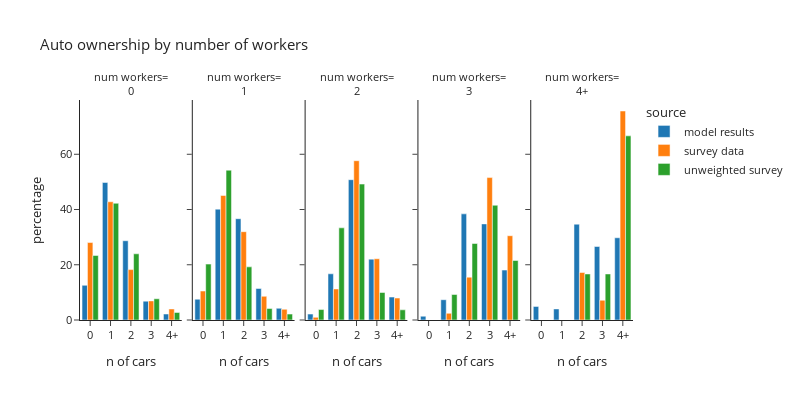

Notebook source saved alongside this figure:
### Code cell
plot_auto(hh_data,'num_workers_simple','number of workers','num workers')

### Figure 1 — Plotly figure (JSON) as saved in the notebook; plotly's stock layout.template omitted (floating-point values rounded to 4 significant figures)
{"data": [{"alignmentgroup": "True", "hovertemplate": "source=model results<br>num_workers_simple=0<br>auto_ownership_simple=%{x}<br>percentage=%{y}<extra></extra>", "legendgroup": "model results", "marker": {"color": "#1F77B4", "pattern": {"shape": ""}}, "name": "model results", "offsetgroup": "model results", "orientation": "v", "showlegend": true, "textposition": "auto", "type": "bar", "x": ["0", "1", "2", "3", "4+"], "xaxis": "x", "y": [12.55, 49.78, 28.69, 6.818, 2.161], "yaxis": "y"}, {"alignmentgroup": "True", "hovertemplate": "source=model results<br>num_workers_simple=1<br>auto_ownership_simple=%{x}<br>percentage=%{y}<extra></extra>", "legendgroup": "model results", "marker": {"color": "#1F77B4", "pattern": {"shape": ""}}, "name": "model results", "offsetgroup": "model results", "orientation": "v", "showlegend": false, "textposition": "auto", "type": "bar", "x": ["0", "1", "2", "3", "4+"], "xaxis": "x2", "y": [7.534, 40.14, 36.67, 11.41, 4.245], "yaxis": "y2"}, {"alignmentgroup": "True", "hovertemplate": "source=model results<br>num_workers_simple=2<br>auto_ownership_simple=%{x}<br>percentage=%{y}<extra></extra>", "legendgroup": "model results", "marker": {"color": "#1F77B4", "pattern": {"shape": ""}}, "name": "model results", "offsetgroup": "model results", "orientation": "v", "showlegend": false, "textposition": "auto", "type": "bar", "x": ["0", "1", "2", "3", "4+"], "xaxis": "x3", "y": [2.14, 16.72, 50.79, 22.04, 8.309], "yaxis": "y3"}, {"alignmentgroup": "True", "hovertemplate": "source=model results<br>num_workers_simple=3<br>auto_ownership_simple=%{x}<br>percentage=%{y}<extra></extra>", "legendgroup": "model results", "marker": {"color": "#1F77B4", "pattern": {"shape": ""}}, "name": "model results", "offsetgroup": "model results", "orientation": "v", "showlegend": false, "textposition": "auto", "type": "bar", "x": ["0", "1", "2", "3", "4+"], "xaxis": "x4", "y": [1.364, 7.345, 38.42, 34.79, 18.07], "yaxis": "y4"}, {"alignmentgroup": "True", "hovertemplate": "source=model results<br>num_workers_simple=4+<br>auto_ownership_simple=%{x}<br>percentage=%{y}<extra></extra>", "legendgroup": "model results", "marker": {"color": "#1F77B4", "pattern": {"shape": ""}}, "name": "model results", "offsetgroup": "model results", "orientation": "v", "showlegend": false, "textposition": "auto", "type": "bar", "x": ["0", "1", "2", "3", "4+"], "xaxis": "x5", "y": [4.922, 4.013, 34.69, 26.61, 29.77], "yaxis": "y5"}, {"alignmentgroup": "True", "hovertemplate": "source=survey data<br>num_workers_simple=0<br>auto_ownership_simple=%{x}<br>percentage=%{y}<extra></extra>", "legendgroup": "survey data", "marker": {"color": "#FF7F0E", "pattern": {"shape": ""}}, "name": "survey data", "offsetgroup": "survey data", "orientation": "v", "showlegend": true, "textposition": "auto", "type": "bar", "x": ["0", "1", "2", "3", "4+"], "xaxis": "x", "y": [28.04, 42.8, 18.25, 6.913, 3.995], "yaxis": "y"}, {"alignmentgroup": "True", "hovertemplate": "source=survey data<br>num_workers_simple=1<br>auto_ownership_simple=%{x}<br>percentage=%{y}<extra></extra>", "legendgroup": "survey data", "marker": {"color": "#FF7F0E", "pattern": {"shape": ""}}, "name": "survey data", "offsetgroup": "survey data", "orientation": "v", "showlegend": false, "textposition": "auto", "type": "bar", "x": ["0", "1", "2", "3", "4+"], "xaxis": "x2", "y": [10.48, 45.08, 31.97, 8.582, 3.877], "yaxis": "y2"}, {"alignmentgroup": "True", "hovertemplate": "source=survey data<br>num_workers_simple=2<br>auto_ownership_simple=%{x}<br>percentage=%{y}<extra></extra>", "legendgroup": "survey data", "marker": {"color": "#FF7F0E", "pattern": {"shape": ""}}, "name": "survey data", "offsetgroup": "survey data", "orientation": "v", "showlegend": false, "textposition": "auto", "type": "bar", "x": ["0", "1", "2", "3", "4+"], "xaxis": "x3", "y": [0.9718, 11.24, 57.67, 22.17, 7.946], "yaxis": "y3"}, {"alignmentgroup": "True", "hovertemplate": "source=survey data<br>num_workers_simple=3<br>auto_ownership_simple=%{x}<br>percentage=%{y}<extra></extra>", "legendgroup": "survey data", "marker": {"color": "#FF7F0E", "pattern": {"shape": ""}}, "name": "survey data", "offsetgroup": "survey data", "orientation": "v", "showlegend": false, "textposition": "auto", "type": "bar", "x": ["1", "2", "3", "4+"], "xaxis": "x4", "y": [2.422, 15.51, 51.56, 30.51], "yaxis": "y4"}, {"alignmentgroup": "True", "hovertemplate": "source=survey data<br>num_workers_simple=4+<br>auto_ownership_simple=%{x}<br>percentage=%{y}<extra></extra>", "legendgroup": "survey data", "marker": {"color": "#FF7F0E", "pattern": {"shape": ""}}, "name": "survey data", "offsetgroup": "survey data", "orientation": "v", "showlegend": false, "textposition": "auto", "type": "bar", "x": ["2", "3", "4+"], "xaxis": "x5", "y": [17.19, 7.152, 75.66], "yaxis": "y5"}, {"alignmentgroup": "True", "hovertemplate": "source=unweighted survey<br>num_workers_simple=0<br>auto_ownership_simple=%{x}<br>percentage=%{y}<extra></extra>", "legendgroup": "unweighted survey", "marker": {"color": "#2CA02C", "pattern": {"shape": ""}}, "name": "unweighted survey", "offsetgroup": "unweighted survey", "orientation": "v", "showlegend": true, "textposition": "auto", "type": "bar", "x": ["0", "1", "2", "3", "4+"], "xaxis": "x", "y": [23.36, 42.26, 23.96, 7.685, 2.73], "yaxis": "y"}, {"alignmentgroup": "True", "hovertemplate": "source=unweighted survey<br>num_workers_simple=1<br>auto_ownership_simple=%{x}<br>percentage=%{y}<extra></extra>", "legendgroup": "unweighted survey", "marker": {"color": "#2CA02C", "pattern": {"shape": ""}}, "name": "unweighted survey", "offsetgroup": "unweighted survey", "orientation": "v", "showlegend": false, "textposition": "auto", "type": "bar", "x": ["0", "1", "2", "3", "4+"], "xaxis": "x2", "y": [20.24, 54.24, 19.23, 4.148, 2.137], "yaxis": "y2"}, {"alignmentgroup": "True", "hovertemplate": "source=unweighted survey<br>num_workers_simple=2<br>auto_ownership_simple=%{x}<br>percentage=%{y}<extra></extra>", "legendgroup": "unweighted survey", "marker": {"color": "#2CA02C", "pattern": {"shape": ""}}, "name": "unweighted survey", "offsetgroup": "unweighted survey", "orientation": "v", "showlegend": false, "textposition": "auto", "type": "bar", "x": ["0", "1", "2", "3", "4+"], "xaxis": "x3", "y": [3.785, 33.37, 49.2, 9.96, 3.685], "yaxis": "y3"}, {"alignmentgroup": "True", "hovertemplate": "source=unweighted survey<br>num_workers_simple=3<br>auto_ownership_simple=%{x}<br>percentage=%{y}<extra></extra>", "legendgroup": "unweighted survey", "marker": {"color": "#2CA02C", "pattern": {"shape": ""}}, "name": "unweighted survey", "offsetgroup": "unweighted survey", "orientation": "v", "showlegend": false, "textposition": "auto", "type": "bar", "x": ["1", "2", "3", "4+"], "xaxis": "x4", "y": [9.231, 27.69, 41.54, 21.54], "yaxis": "y4"}, {"alignmentgroup": "True", "hovertemplate": "source=unweighted survey<br>num_workers_simple=4+<br>auto_ownership_simple=%{x}<br>percentage=%{y}<extra></extra>", "legendgroup": "unweighted survey", "marker": {"color": "#2CA02C", "pattern": {"shape": ""}}, "name": "unweighted survey", "offsetgroup": "unweighted survey", "orientation": "v", "showlegend": false, "textposition": "auto", "type": "bar", "x": ["2", "3", "4+"], "xaxis": "x5", "y": [16.67, 16.67, 66.67], "yaxis": "y5"}], "layout": {"annotations": [{"font": {}, "showarrow": false, "text": "num workers=<br>0", "x": 0.092, "xanchor": "center", "xref": "paper", "y": 1.0, "yanchor": "bottom", "yref": "paper"}, {"font": {}, "showarrow": false, "text": "num workers=<br>1", "x": 0.296, "xanchor": "center", "xref": "paper", "y": 1.0, "yanchor": "bottom", "yref": "paper"}, {"font": {}, "showarrow": false, "text": "num workers=<br>2", "x": 0.5, "xanchor": "center", "xref": "paper", "y": 1.0, "yanchor": "bottom", "yref": "paper"}, {"font": {}, "showarrow": false, "text": "num workers=<br>3", "x": 0.704, "xanchor": "center", "xref": "paper", "y": 1.0, "yanchor": "bottom", "yref": "paper"}, {"font": {}, "showarrow": false, "text": "num workers=<br>4+", "x": 0.908, "xanchor": "center", "xref": "paper", "y": 1.0, "yanchor": "bottom", "yref": "paper"}], "barmode": "group", "font": {"size": 11}, "height": 400, "legend": {"title": {"text": "source"}, "tracegroupgap": 0}, "title": {"text": "Auto ownership by number of workers"}, "width": 800, "xaxis": {"anchor": "y", "domain": [0.0, 0.184], "title": {"text": "n of cars"}}, "xaxis2": {"anchor": "y2", "domain": [0.204, 0.388], "matches": "x", "title": {"text": "n of cars"}}, "xaxis3": {"anchor": "y3", "domain": [0.408, 0.592], "matches": "x", "title": {"text": "n of cars"}}, "xaxis4": {"anchor": "y4", "domain": [0.612, 0.796], "matches": "x", "title": {"text": "n of cars"}}, "xaxis5": {"anchor": "y5", "domain": [0.816, 1.0], "matches": "x", "title": {"text": "n of cars"}}, "yaxis": {"anchor": "x", "domain": [0.0, 1.0], "title": {"text": "percentage"}}, "yaxis2": {"anchor": "x2", "domain": [0.0, 1.0], "matches": "y", "showticklabels": false}, "yaxis3": {"anchor": "x3", "domain": [0.0, 1.0], "matches": "y", "showticklabels": false}, "yaxis4": {"anchor": "x4", "domain": [0.0, 1.0], "matches": "y", "showticklabels": false}, "yaxis5": {"anchor": "x5", "domain": [0.0, 1.0], "matches": "y", "showticklabels": false}}}
